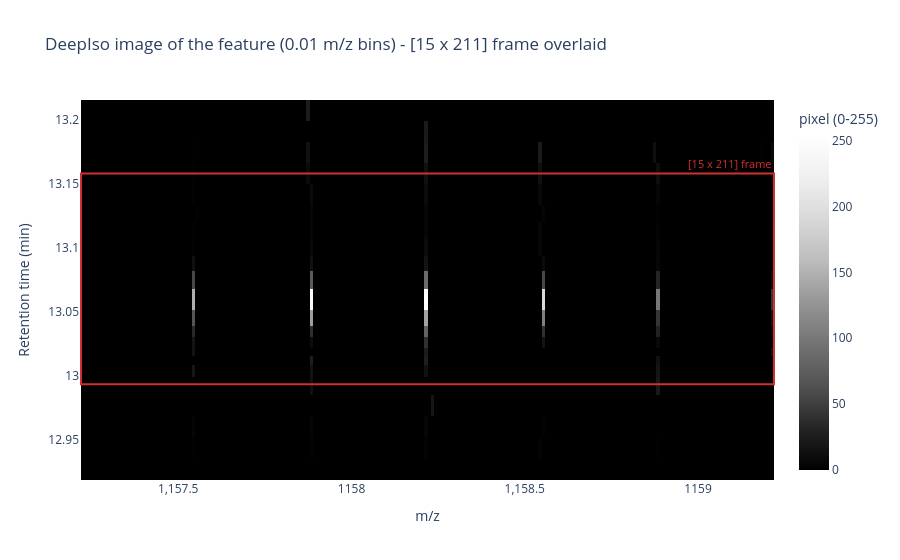

The notebook cell this image was saved under:
### Markdown cell above
## 6.2 DeepIso: Encoding the map as an image

The map that we just plotted is essentially what DeepIso (Zohora et al., 2019) takes as input. Convolutional neural networks (CNNs) were designed to process images, and they expect a regular grid of pixels. DeepIso converts the LC-MS map into a grayscale image, then treats feature detection as an image-processing problem.

### Binning the map onto a fixed grid

DeepIso lays a fixed grid over the RT × m/z map and assigns every peak to a cell:

- **Rows are MS1 scans (`RT → 1 MS-scan`).** Each MS1 scan becomes one row, in acquisition order, with row 0 as the earliest scan in the window. RT is quantized to the instrument's scan rate.
- **Columns are 0.01 m/z bins (`m/z → 0.01`).** Each peak is assigned to the bin it falls in. If two peaks land in the same (scan, m/z bin) cell, their intensities are summed.
- **Cell values are intensities rescaled to 0–255.** Each cell becomes an 8-bit grayscale pixel, where 0 is empty and 255 is the most intense signal in the window.

After binning, the feature is an image. The isotope envelope appears as vertical streaks spaced `1/z ≈ 0.333` m/z (≈ 33 columns) apart, and the elution profile shows up as those streaks brightening and then fading from row to row.

### The [15 × 211] framing window

DeepIso doesn't classify the whole map at once. It slides a fixed **[15 scans × 211 m/z bins]** framing window across the image and labels the pixels inside each frame. The window is sized to fit one feature:

- **15 scans** spans one elution profile, since a feature is only a handful of scans wide at the apex.
- **211 bins** is `211 × 0.01 ≈ 2.11 m/z`, wide enough to hold a full isotope envelope for the charge states DeepIso targets.

We overlay this frame on the heatmap below to show how much of the map a single frame covers.

### The cost of fixed precision

Binning has a cost. Once we choose `m/z → 0.01` and `RT → 1 scan`, the resolution is fixed. Two isotopes closer than 0.01 m/z would fall into the same column, and the measured m/z (reported to four decimals) is rounded to its bin. The grid also covers every location, whether or not a peak was observed there, so most of the 15 × 211 ≈ 3,000 pixels in a frame are zero. PointIso addresses this in Section 6.3.

As in notebooks 01–05, we treat the DeepIso network (a CNN that scans each frame and an RNN that links detections across scans) as a black box. The next cell builds the image it takes as input.

### Code cell
# DeepIso encoding: bin the LC-MS map region onto a fixed grid ->
#   rows  = MS1 scans (RT -> 1 scan)
#   cols  = 0.01-wide m/z bins (m/z -> 0.01)
#   value = summed intensity, squashed to an 8-bit grayscale pixel (0-255)
# The result is literally a small grayscale image of the feature.
image = build_lcms_image(points, mz_bin=0.01, mz_range=MZ_WINDOW)

grid = image['image']
n_scans, n_mz_bins = grid.shape
filled = int((grid > 0).sum())
print(f'DeepIso image: {n_scans} scans x {n_mz_bins} m/z bins = {grid.size} pixels')
print(f'  filled pixels: {filled} ({100 * filled / grid.size:.1f}%)  ->  the rest are empty grid')
print(f'  pixel range  : {int(grid.min())} - {int(grid.max())} (intensity {image["max_intensity"]:.3g} -> 255)')

# Show the image as an RT x m/z heatmap, overlaying the DeepIso [15 scans x 211 m/z bins]
# framing window (centered on the brightest pixel) so you can see one "look" of the model.
fig = plot_lcms_heatmap(
    image,
    title='DeepIso image of the feature (0.01 m/z bins) - [15 x 211] frame overlaid',
    frame=True,
)
fig.show()

### Figure 1 — Plotly figure (JSON) as saved in the notebook; plotly's stock layout.template omitted (floating-point values rounded to 4 significant figures; data arrays with more than 128 entries replaced by an {"elided": "..."} marker saying what was removed)
{"data": [{"colorbar": {"title": {"text": "pixel (0-255)"}}, "colorscale": [[0, "rgb(255,255,255)"], [0.125, "rgb(240,240,240)"], [0.25, "rgb(217,217,217)"], [0.375, "rgb(189,189,189)"], [0.5, "rgb(150,150,150)"], [0.625, "rgb(115,115,115)"], [0.75, "rgb(82,82,82)"], [0.875, "rgb(37,37,37)"], [1, "rgb(0,0,0)"]], "hovertemplate": "m/z: %{x:.3f}<br>RT: %{y:.3f} min<br>pixel: %{z}<extra></extra>", "reversescale": true, "type": "heatmap", "x": {"elided": "200 float values"}, "y": [12.93, 12.94, 12.96, 12.98, 12.99, 13.01, 13.01, 13.02, 13.03, 13.04, 13.04, 13.06, 13.08, 13.09, 13.1, 13.11, 13.13, 13.14, 13.16, 13.17, 13.19, 13.21], "z": {"elided": "22x200 int values"}, "zmax": 255, "zmin": 0}], "layout": {"annotations": [{"font": {"color": "#D32F2F", "size": 11}, "showarrow": false, "text": "[15 x 211] frame", "x": 1159.0, "xanchor": "right", "y": 13.16, "yanchor": "bottom"}], "plot_bgcolor": "white", "shapes": [{"fillcolor": "rgba(0,0,0,0)", "line": {"color": "#D32F2F", "width": 2}, "type": "rect", "x0": 1157.0, "x1": 1159.0, "y0": 12.99, "y1": 13.16}], "title": {"text": "DeepIso image of the feature (0.01 m/z bins) - [15 x 211] frame overlaid"}, "xaxis": {"title": {"text": "m/z"}}, "yaxis": {"title": {"text": "Retention time (min)"}}}}
